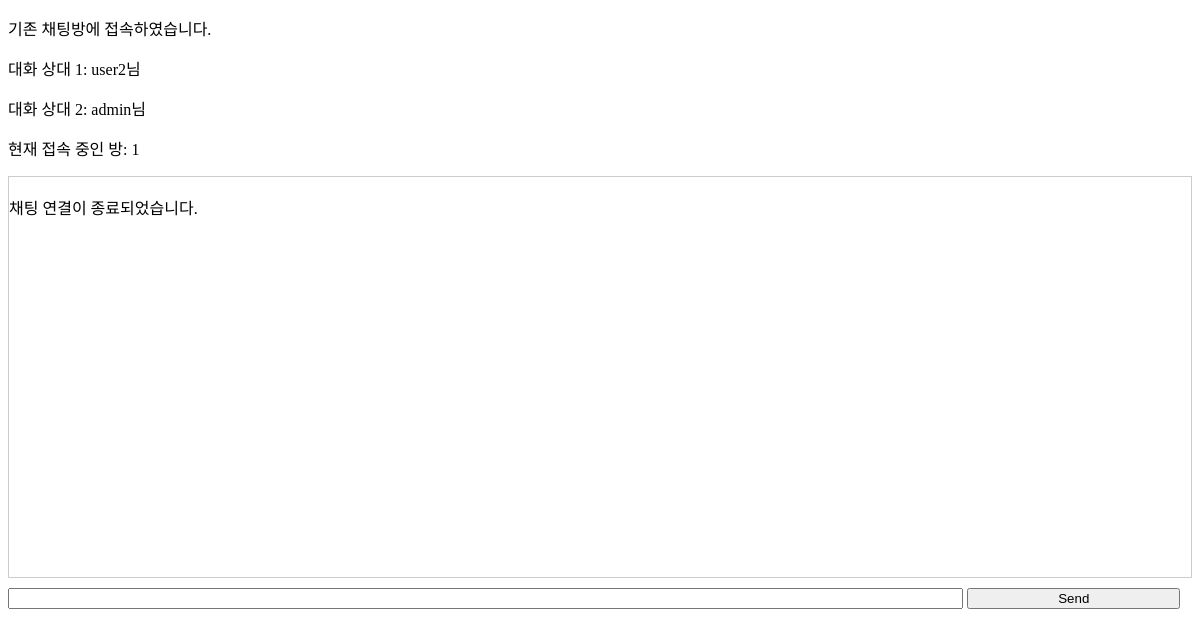
The page /chatting/chat/1/ (signed in) on the database as committed earlier.
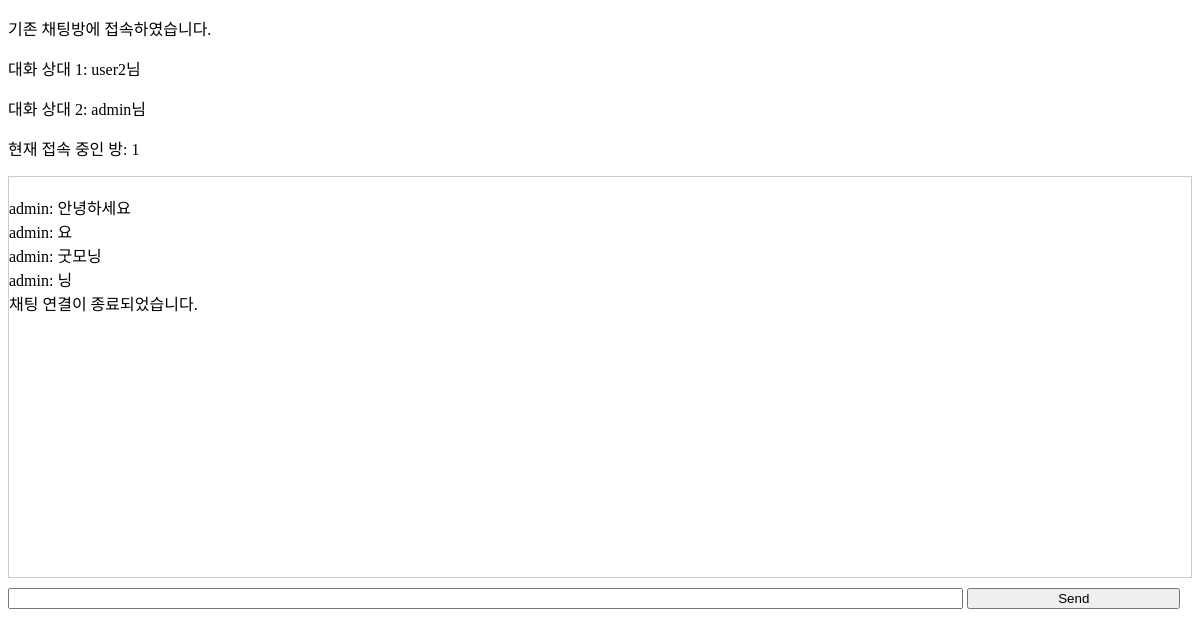
The same page on the database as committed later.
### chatting/models.py (models this page shows, shortened)
class PrivateMessage(models.Model):
    chat_room = models.ForeignKey(PrivateChatRoom, on_delete=models.CASCADE)
    sender = models.ForeignKey(User, related_name='sent_messages', on_delete=models.CASCADE)
    receiver = models.ForeignKey(User, related_name='received_messages', on_delete=models.CASCADE)
    content = models.TextField(blank=True, null=True)
    file = models.FileField(upload_to='chat_files/', blank=True, null=True)
    timestamp = models.DateTimeField(auto_now_add=True)
    is_read = models.BooleanField(default=False)
    class Meta:
        constraints = [
            models.UniqueConstraint(
                fields=['sender', 'receiver', 'timestamp'],  # 유일성을 보장할 필드 조합
                name='unique_message'  # 제약 조건 이름
            )
        ]

### chatting/views.py (the view)
# urls.py: path('chat/<int:user_id>/', views.private_chat_room, name='private_chat_room'),
def private_chat_room(request, user_id):
    current_user = request.user
    other_user = get_object_or_404(User, id=user_id)
    chat_room, created = get_or_create_chat_room(current_user, other_user)
    unread_messages = PrivateMessage.objects.filter(chat_room=chat_room, receiver=current_user, is_read=False)
    unread_messages.update(is_read=True)
    messages = PrivateMessage.objects.filter(chat_room=chat_room).order_by('timestamp')
    context = {
        'user_id': user_id,
        'unread_messages': unread_messages.count(),
        'created': created,
        'room_name': user_id,  # WebSocket과 연결하기 위한 방 이름
        'current_user': current_user,
        'other_user': other_user,
        'messages': messages  # 기존 메시지를 컨텍스트에 추가
    }
    return render(request, 'chatting/chatting_room.html', context)

### chatting/views.py (called while the page is built)
def get_or_create_chat_room(user1, user2):
    chat_room, created = PrivateChatRoom.objects.get_or_create(
        user1=min(user1, user2, key=lambda x: x.id),
        user2=max(user1, user2, key=lambda x: x.id)
    )
    return chat_room, created

### chatting/templates/chatting/chatting_room.html (shortened to what this page needs)
<!DOCTYPE html>
<html>
<head>
</head>
<body>
    {% if created %}
        <p>새로운 채팅방이 생성되었습니다!</p>
    {% else %}
        <p>기존 채팅방에 접속하였습니다.</p>
    {% endif %}
    <p>대화 상대 1: {{ current_user.username }}님</p>
    <p>대화 상대 2: {{ other_user.username }}님</p>
    <p>현재 접속 중인 방: {{ room_name }}</p>
    <div id="chat-log">
        {% for message in messages %}
            <br>{{ message.sender.username }}: {{ message.content }}
        {% endfor %}
    </div>
    <input id="chat-message-input" type="text" size="100">
    <input id="chat-message-submit" type="button" value="Send">
</body>
</html>

### chatting/templates/chatting/chatting_room.html (style rules this page uses)
#chat-log { border: 1px solid #ccc; height: 400px; overflow-y: scroll; margin-bottom: 10px; }
#chat-message-input { width: 80%; }
#chat-message-submit { width: 18%; }

Rows that differ between the two databases and show on the page:
added PrivateMessage: sender.username "admin", content "안녕하세요"
added PrivateMessage: sender.username "admin", content "요"
added PrivateMessage: sender.username "admin", content "굿모닝"
added PrivateMessage: sender.username "admin", content "닝"
